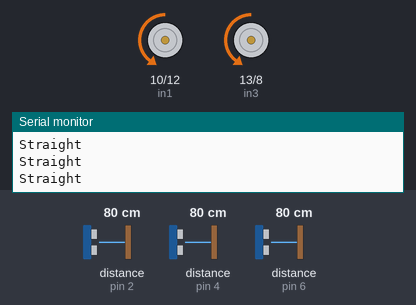
Bench run of a sketch on a simulated Arduino Uno, built with avr-gcc and run on an emulated ATmega328P. Parts: motor-driver pin pairs drawn as motors (green arrow = first pin HIGH = forward, orange = second pin HIGH = backward, longer = more drive, scaled by the enable pin), the last lines printed to the serial monitor. Wiring (inferred from the names in the program): 3 × ultrasonic range finder: trigger pin 3, echo pin 2 / trigger pin 5, echo pin 4 / trigger pin 7, echo pin 6. The test bench sets the inputs (shaded band); at power-on: distance to the obstacle (sensors on pin 6, pin 2, pin 4) 80 cm. The echo pulse lasts 58.3 µs per cm.

Above: at 1.3 s.
1.4 s: distance to the obstacle (sensor on pin 6) set to 12 cm
2.9 s: distance to the obstacle (sensor on pin 6) set to 9 cm
At 4.0 s:
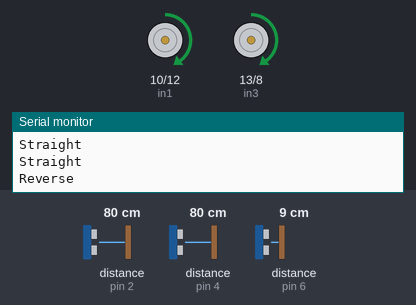
6.0 s: distance to the obstacle (sensor on pin 2) set to 18 cm
9.1 s: distance to the obstacle (sensor on pin 2) set to 120 cm
At 9.8 s:
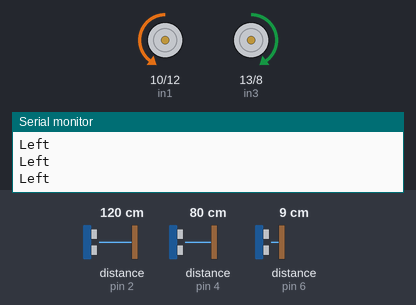
12.2 s: distance to the obstacle (sensor on pin 2) set to 2 cm
15.3 s: distance to the obstacle (sensor on pin 2) set to 10 cm
At 15.99 s:
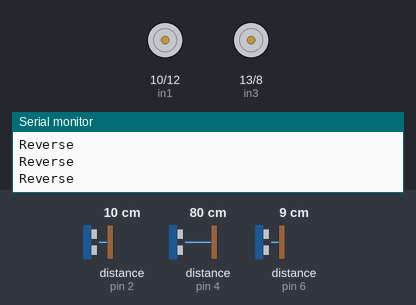
17.3 s: distance to the obstacle (sensor on pin 2) set to 14 cm
Timing chart, 0 to 21.4 s (numbered marks = the images above; inputs shaded):
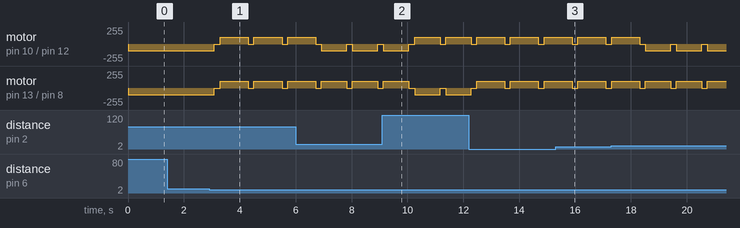

The sketch:

robot111.ino
```cpp
/** Initial Code **/
// Variable for measure distance of 3 sensors
long durationF, durationL, durationR;
int distanceF, distanceL, distanceR;
const int trigF = 7;
const int echoF = 6;
const int trigL = 5;
const int echoL = 4;
const int trigR = 3;
const int echoR = 2;

// Variable for 2 motors and drivers
//Motor R
int enA = 11;
int in1 = 10;
int in2 = 12;
//Motor L
int in3 = 13;
int in4 = 8;
int enB = 9;

// Sensor code:
void setup() {
  // Sensor Pin Setup
  pinMode(trigF, OUTPUT);
  pinMode(echoF, INPUT);
  pinMode(trigL, OUTPUT);
  pinMode(echoL, INPUT);
  pinMode(trigR, OUTPUT);
  pinMode(echoR, INPUT);
  // Motor Pin Setup
  pinMode(enA, OUTPUT);
  pinMode(in1, OUTPUT);
  pinMode(in2, OUTPUT);
  pinMode(enB, OUTPUT);
  pinMode(in3, OUTPUT);
  pinMode(in4, OUTPUT);
  Serial.begin(9600);
}
// Distance calculation functions
int calculateDistanceF() {
  digitalWrite(trigF, LOW);
  delayMicroseconds(2);
  digitalWrite(trigF, HIGH);
  delayMicroseconds(10);
  digitalWrite(trigF, LOW);
  durationF = pulseIn(echoF, HIGH);
  distanceF = durationF * 0.034 / 2;
  return distanceF;
}
int calculateDistanceL() {
  digitalWrite(trigL, LOW);
  delayMicroseconds(2);
  digitalWrite(trigL, HIGH);
  delayMicroseconds(10);
  digitalWrite(trigL, LOW);
  durationL = pulseIn(echoL, HIGH);
  distanceL = durationL * 0.034 / 2;
  return distanceL;
}
int calculateDistanceR() {
  digitalWrite(trigR, LOW);
  delayMicroseconds(2);
  digitalWrite(trigR, HIGH);
  delayMicroseconds(10);
  digitalWrite(trigR, LOW);
  durationR = pulseIn(echoR, HIGH);
  distanceR = durationR * 0.034 / 2;
  return distanceR;
}
// Make motor run functions
void goStraight() {
  // A, in1, in2 = R , B, in3, in4 = L
  analogWrite(enA, 100);  // speed from 0 -> 255
  analogWrite(enB, 100);
  digitalWrite(in1, LOW);
  digitalWrite(in2, HIGH);
  digitalWrite(in3, LOW);
  digitalWrite(in4, HIGH);
}
void stopMotor() {
  digitalWrite(in1, LOW);
  digitalWrite(in2, LOW);
  digitalWrite(in3, LOW);
  digitalWrite(in4, LOW);
}
void turnLeft() {
  analogWrite(enA, 100);  // speed from 0 -> 255
  analogWrite(enB, 100);
  digitalWrite(in1, LOW);
  digitalWrite(in2, HIGH);
  digitalWrite(in3, HIGH);
  digitalWrite(in4, LOW);
  delay(400);
}
void turnRight() {
  analogWrite(enA, 100);  // speed from 0 -> 255
  analogWrite(enB, 100);
  digitalWrite(in1, HIGH);
  digitalWrite(in2, LOW);
  digitalWrite(in3, LOW);
  digitalWrite(in4, HIGH);
  delay(400);
}
void reverse() {
  analogWrite(enA, 100);  // speed from 0 -> 255
  analogWrite(enB, 100);
  digitalWrite(in1, HIGH);
  digitalWrite(in2, LOW);
  digitalWrite(in3, HIGH);
  digitalWrite(in4, LOW);
  delay(500);
}
void loop() {
  distanceF = calculateDistanceF();
  distanceL = calculateDistanceL();
  distanceR = calculateDistanceR();
  // Serial.println("Front:");
  // Serial.println(distanceF);
  // Serial.println("Left:");
  // Serial.println(distanceL);
  // Serial.println("Right:");
  // Serial.println(distanceR);
  if (distanceF < 10) {
    stopMotor();
    delay(200);
    if (distanceL > distanceR && distanceR > 10) {
      turnLeft();
      Serial.println("Left");
    } else if (distanceR > distanceL && distanceL > 10) {
      turnRight();
      Serial.println("Right");
    } else {
      reverse();
      if (distanceL > distanceR && distanceR > 10) {
        turnLeft();
        Serial.println("Reverse And Left");
      } else if (distanceR > distanceL && distanceL > 10) {
        turnRight();
        Serial.println("Reverse And Right");
      } else {
        Serial.println("Reverse");
      }
    }
  }
  if (distanceF >= 10) {
    goStraight();
    Serial.println("Straight");
  }
  delay(500);
}
```

Measured:
- the behaviour switches between 11 and 10 cm on distance to the obstacle (sensor on pin 6) (found by bisection; images 0 and 1)
- after the input at 2.9 s, motor on pin 10 (in1) / pin 12 (in2), motor on pin 13 (in3) / pin 8 (in4): alternates forward 100/255 for 1.0 s and stopped for 0.20 s, starting after 0.19 s
